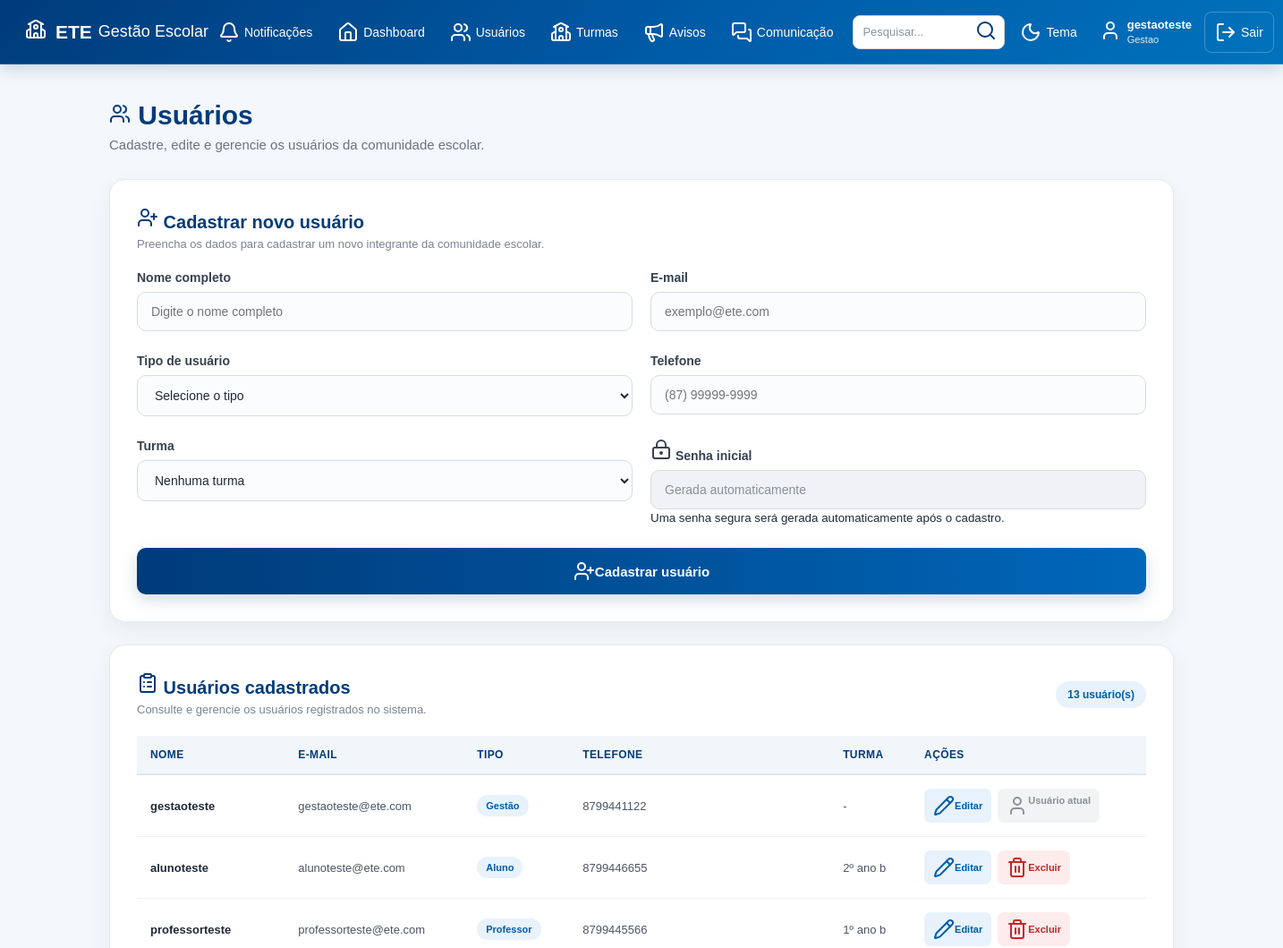
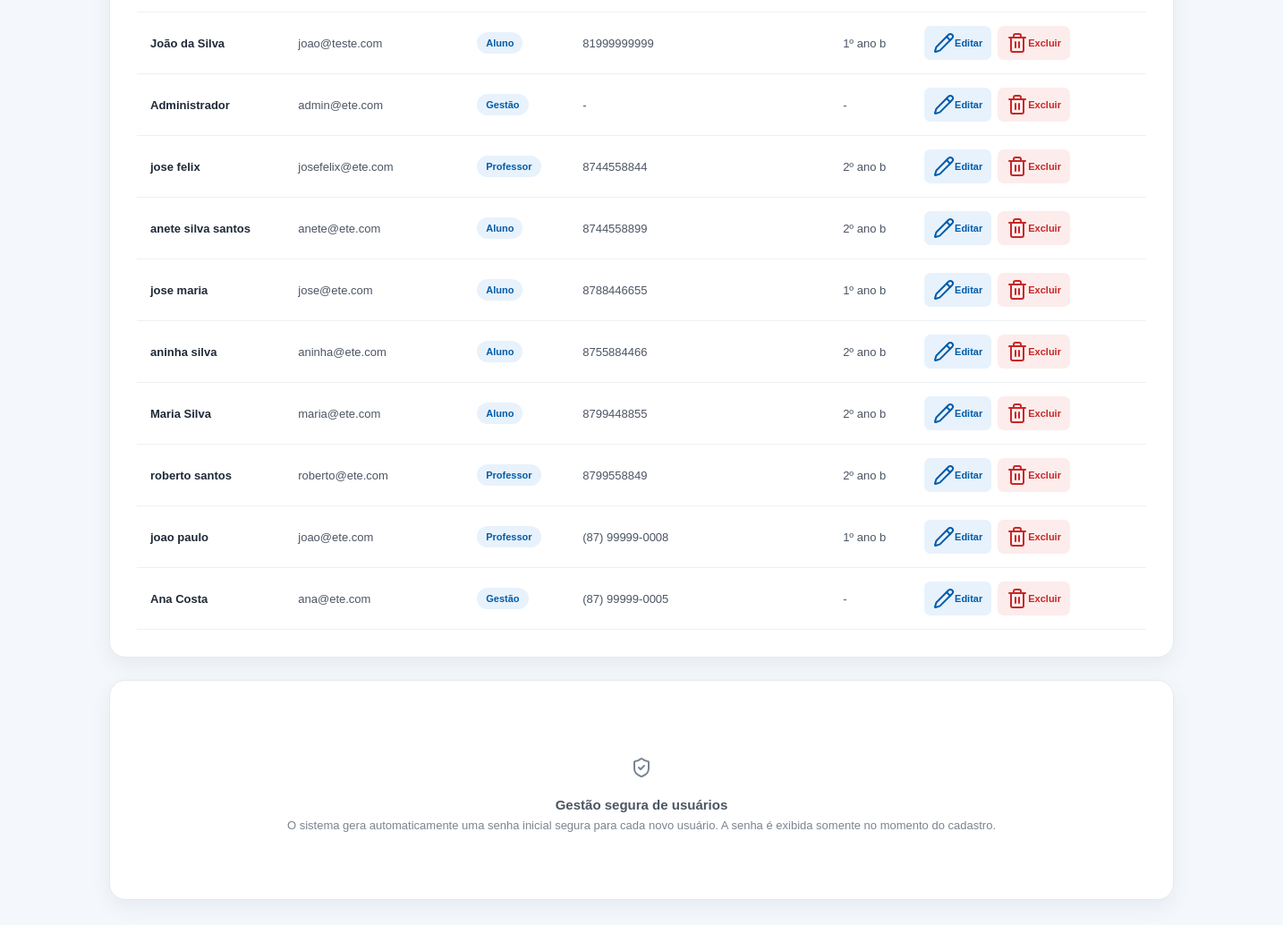
Before: /usuarios (signed in) with the older database file (2 pictures, top to bottom).
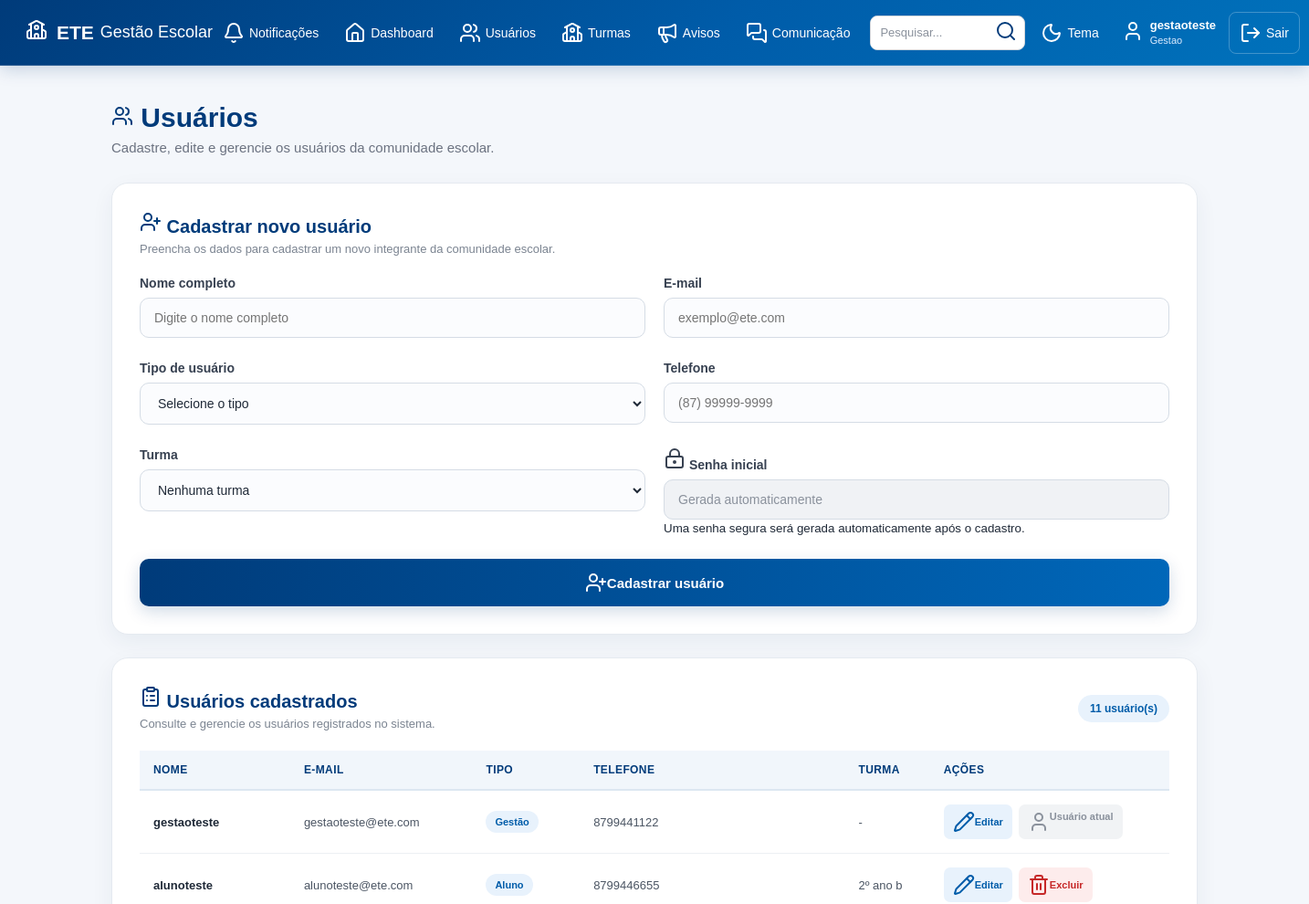
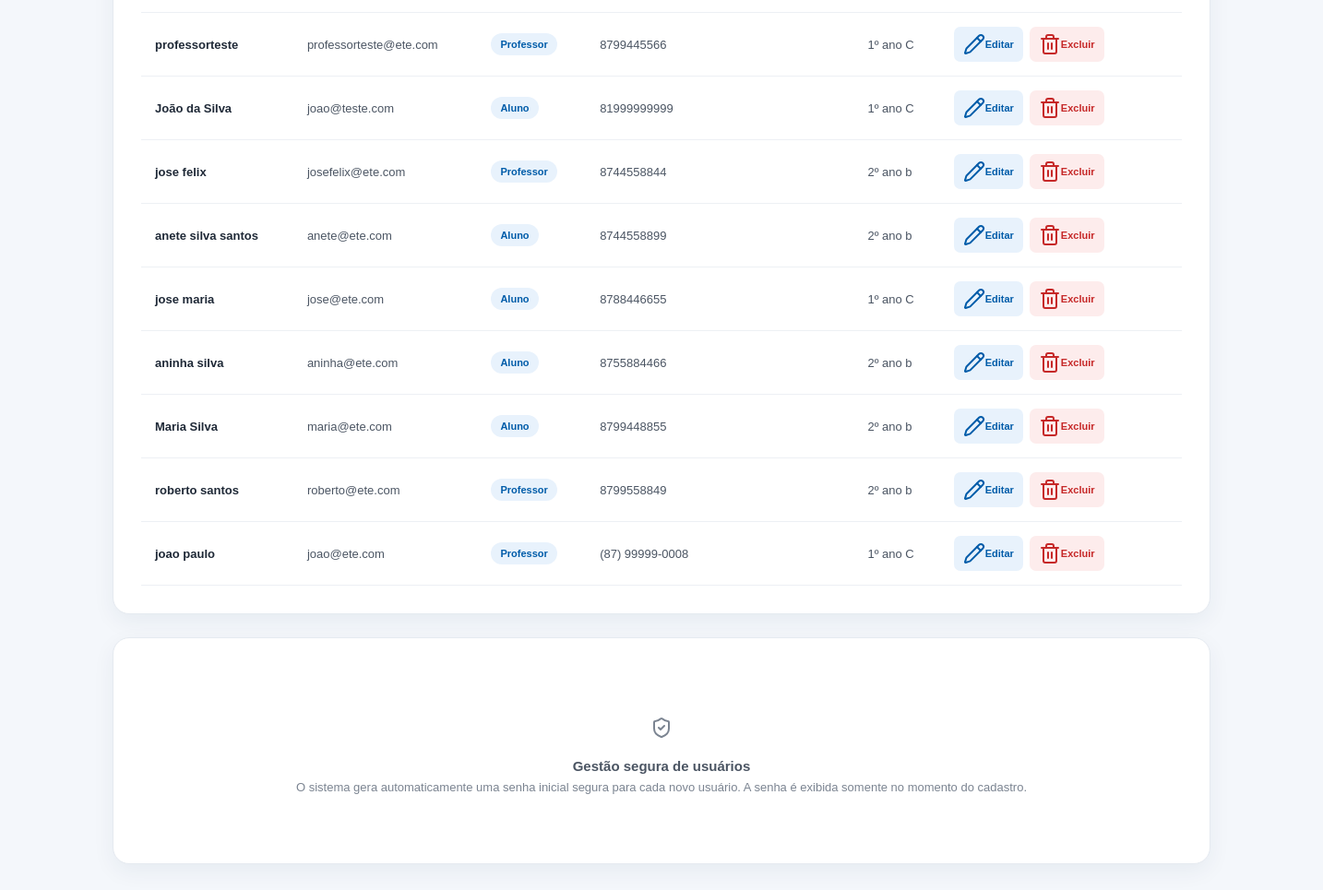
After: the same page with the newer database file (2 pictures, top to bottom).
### tables this page shows
CREATE TABLE usuarios (

            id INTEGER PRIMARY KEY AUTOINCREMENT,

            nome TEXT NOT NULL,

            email TEXT NOT NULL,

            tipo TEXT NOT NULL,

            telefone TEXT,

            turma TEXT

        , senha TEXT, primeiro_acesso INTEGER DEFAULT 0);

### app.py (the view, shortened to what this page needs)
@app.route("/usuarios", methods=["GET", "POST"])
def usuarios_page():
    acesso = exigir_tipo("gestao")
    if acesso:
        return acesso
    conexao = conectar()
    try:
        usuarios = conexao.execute(
            "SELECT * FROM usuarios ORDER BY id DESC"
        ).fetchall()
        turmas = conexao.execute(
            "SELECT * FROM turmas ORDER BY nome"
        ).fetchall()
    finally:
        conexao.close()
    return render_template(
        "usuarios.html",
        usuarios=usuarios,
        turmas=turmas,
        usuario_nome=session["usuario_nome"],
        usuario_tipo=session["usuario_tipo"]
    )

### app.py (called while the page is built)
def usuario_logado():
    return "usuario_id" in session

def exigir_tipo(tipo):
    if not usuario_logado():
        return redirect(url_for("inicio"))
    if session.get("usuario_tipo") != tipo:
        flash("Você não tem permissão para acessar esta área.", "error")
        return redirecionar_usuario()
    return None

def buscar_usuario_atual():
    if not usuario_logado():
        return None
    conexao = conectar()
    try:
        return conexao.execute(
            "SELECT * FROM usuarios WHERE id = ?",
            (session["usuario_id"],)
        ).fetchone()
    finally:
        conexao.close()

@app.before_request
def protecao_global():
    if request.endpoint in {"inicio", "static"}:
        return None
    if not usuario_logado():
        return None
    usuario = buscar_usuario_atual()
    if usuario is None:
        session.clear()
        flash("Sua sessão não é mais válida.", "error")
        return redirect(url_for("inicio"))
    session["usuario_nome"] = usuario["nome"]
    session["usuario_email"] = usuario["email"]
    session["usuario_tipo"] = usuario["tipo"]
    if (
        usuario["primeiro_acesso"] == 1
        and request.endpoint not in {"trocar_senha", "logout", "static"}
    ):
        return redirect(url_for("trocar_senha"))
    return None

@app.context_processor
def disponibilizar_notificacoes():
    return obter_contadores_notificacoes()

### banco.py (called while the page is built)
def conectar():
    conexao = sqlite3.connect("gestao_escolar.db")
    conexao.row_factory = sqlite3.Row
    return conexao

### templates/usuarios.html (shortened to what this page needs)
<!DOCTYPE html>
<html lang="pt-BR">
<head>
<link
    rel="stylesheet"
    href="{{ url_for('static', filename='style.css') }}"
>
</head>
<body>
{% include "menu.html" %}
<main class="dashboard">
<div class="dashboard-title">
<h2>
    <i data-lucide="users"></i>
    Usuários
</h2>
<p>
    Cadastre, edite e gerencie os usuários
    da comunidade escolar.
</p>
</div>
<section class="content-card">
<div class="section-header">
    <div>
        <h3>
            <i data-lucide="user-plus"></i>
            Cadastrar novo usuário
        </h3>
        <p>
            Preencha os dados para cadastrar
            um novo integrante da comunidade escolar.
        </p>
    </div>
</div>
<form method="POST">
    <div class="form-row">
        <div class="form-group">
            <label for="nome">
                Nome completo
            </label>
            <input
                type="text"
                id="nome"
                name="nome"
                placeholder="Digite o nome completo"
                required
            >
        </div>
        <div class="form-group">
            <label for="email">
                E-mail
            </label>
            <input
                type="email"
                id="email"
                name="email"
                placeholder="exemplo@ete.com"
                required
            >
        </div>
    </div>
    <div class="form-row">
        <div class="form-group">
            <label for="tipo">
                Tipo de usuário
            </label>
            <select
                id="tipo"
                name="tipo"
                required
            >
                <option value="">
                    Selecione o tipo
                </option>
            </select>
        </div>
        <div class="form-group">
            <label for="telefone">
                Telefone
            </label>
            <input
                type="text"
                id="telefone"
                name="telefone"
                placeholder="(87) 99999-9999"
            >
        </div>
    </div>
    <div class="form-row">
        <div class="form-group">
            <label for="turma">
                Turma
            </label>
            <select
                id="turma"
                name="turma"
            >
                <option value="">
                    Nenhuma turma
                </option>
            </select>
        </div>
        <div class="form-group">
            <label>
                <i data-lucide="lock-keyhole"></i>
                Senha inicial
            </label>
            <input
                type="text"
                value="Gerada automaticamente"
                disabled
            >
            <small>
                Uma senha segura será gerada
                automaticamente após o cadastro.
            </small>
        </div>
    </div>
    <button
        type="submit"
        class="btn-login"
    >
        <i data-lucide="user-plus"></i>
        Cadastrar usuário
    </button>
</form>
</section>
<section class="content-card users-list">
<div class="section-header">
    <div>
        <h3>
            <i data-lucide="clipboard-list"></i>
            Usuários cadastrados
        </h3>
        <p>
            Consulte e gerencie os usuários
            registrados no sistema.
        </p>
    </div>
    <span class="total-badge">
        {{ usuarios|length }} usuário(s)
    </span>
</div>
{% if usuarios %}
    <div class="table-container">
        <table>
            <thead>
                <tr>
                    <th>
                        Nome
                    </th>
                    <th>
                        E-mail
                    </th>
                    <th>
                        Tipo
                    </th>
                    <th>
                        Telefone
                    </th>
                    <th>
                        Turma
                    </th>
                    <th>
                        Ações
                    </th>
                </tr>
            </thead>
            <tbody>
                {% for usuario in usuarios %}
                    <tr>
                        <td>
                            <strong>
                                {{ usuario['nome'] }}
                            </strong>
                        </td>
                        <td>
                            {{ usuario['email'] }}
                        </td>
                        <td>
                            {% if usuario['tipo'] == 'gestao' %}
                                <span class="badge">
                                    Gestão
                                </span>
                            {% elif usuario['tipo'] == 'professor' %}
                                <span class="badge">
                                    Professor
                                </span>
                            {% else %}
                                <span class="badge">
                                    Aluno
                                </span>
                            {% endif %}
                        </td>
                        <td>
                            {{ usuario['telefone'] or '-' }}
                        </td>
                        <td>
                            {{ usuario['turma'] or '-' }}
                        </td>
                        <td>
                            <div class="table-actions">
                                <a
                                    href="{{ url_for('editar_usuario', id=usuario['id']) }}"
                                    class="btn-edit"
                                >
                                    <i data-lucide="pencil"></i>
                                    Editar
                                </a>
                                {% if usuario['id'] != session['usuario_id'] %}
                                    <a
                                        href="{{ url_for('excluir_usuario', id=usuario['id']) }}"
                                        class="btn-delete"
                                        onclick="return confirm('Tem certeza que deseja excluir este usuário?');"
                                    >
                                        <i data-lucide="trash-2"></i>
                                        Excluir
                                    </a>
                                {% else %}
                                    <span class="current-user">
                                        <i data-lucide="user"></i>
                                        Usuário atual
                                    </span>
                                {% endif %}
                            </div>
                        </td>
                    </tr>
                {% endfor %}
            </tbody>
        </table>
    </div>
{% endif %}
</section>
<section class="content-card">
<div class="empty-message">
    <div class="empty-icon">
        <i data-lucide="shield-check"></i>
    </div>
    <strong>
        Gestão segura de usuários
    </strong>
    <span>
        O sistema gera automaticamente uma senha
        inicial segura para cada novo usuário.
        A senha é exibida somente no momento
        do cadastro.
    </span>
</div>
</section>
</main>
</body>
</html>

### templates/menu.html (shortened to what this page needs)
<!DOCTYPE html>
<html lang="pt-BR">
<head>
    <link
        rel="stylesheet"
        href="{{ url_for('static', filename='style.css') }}"
    >
</head>
<body>
    <header class="topo">
        <div class="topo-logo">
            <span class="logo-icone">
                <i data-lucide="school"></i>
            </span>
            <div class="logo-texto">
                <strong>ETE</strong>
                <span>Gestão Escolar</span>
            </div>
        </div>
        <nav class="menu-principal">
            {% set total_notificacoes =
                notificacoes_mensagens + notificacoes_avisos
            %}
            <a
                href="{{ url_for('comunicacao') }}"
                class="menu-item menu-notificacoes"
                aria-label="Notificações: {{ total_notificacoes }} pendentes"
                title="Mensagens e avisos não lidos"
            >
                <i data-lucide="bell"></i>
                <span>Notificações</span>
            </a>
            {% if usuario_tipo == "gestao" %}
                <a
                    href="{{ url_for('dashboard') }}"
                    class="menu-item"
                >
                    <i data-lucide="house"></i>
                    <span>Dashboard</span>
                </a>
                <a
                    href="{{ url_for('usuarios_page') }}"
                    class="menu-item"
                >
                    <i data-lucide="users"></i>
                    <span>Usuários</span>
                </a>
                <a
                    href="{{ url_for('turmas_page') }}"
                    class="menu-item"
                >
                    <i data-lucide="school"></i>
                    <span>Turmas</span>
                </a>
                <a
                    href="{{ url_for('avisos_page') }}"
                    class="menu-item"
                >
                    <i data-lucide="megaphone"></i>
                    <span>Avisos</span>
                </a>
                <a
                    href="{{ url_for('comunicacao') }}"
                    class="menu-item"
                >
                    <i data-lucide="messages-square"></i>
                    <span>Comunicação</span>
                </a>
            {% endif %}
            <div class="menu-pesquisa">
                <input
                    type="text"
                    name="pesquisa"
                    placeholder="Pesquisar..."
                    aria-label="Pesquisar no sistema"
                >
                <button
                    type="button"
                    title="Pesquisa"
                >
                    <i data-lucide="search"></i>
                </button>
            </div>
            <button
                type="button"
                class="menu-botao"
                title="Alterar tema"
            >
                <i data-lucide="moon"></i>
                <span>Tema</span>
            </button>
            <a
                href="{{ url_for('perfil') }}"
                class="menu-usuario"
            >
                <span class="usuario-icone">
                    <i data-lucide="user"></i>
                </span>
                <span class="usuario-info">
                    <strong>{{ usuario_nome }}</strong>
                    <small>{{ usuario_tipo|capitalize }}</small>
                </span>
            </a>
            <a
                href="{{ url_for('logout') }}"
                class="menu-sair"
            >
                <i data-lucide="log-out"></i>
                <span>Sair</span>
            </a>
        </nav>
    </header>
</body>
</html>

Changed rows visible on the page:
removed usuarios: nome "Administrador", email "admin@ete.com", tipo "Gestão", telefone "-", turma "-"
removed usuarios: nome "Ana Costa", email "ana@ete.com", tipo "Gestão", telefone "(87) 99999-0005", turma "-"
changed usuarios "professorteste": turma "1º ano b" → "1º ano C"
changed usuarios "João da Silva": turma "1º ano b" → "1º ano C"
changed usuarios "jose maria": turma "1º ano b" → "1º ano C"
changed usuarios "joao paulo": turma "1º ano b" → "1º ano C"
Other visible differences:
{{ usuarios|length }}: "13" → "11"
